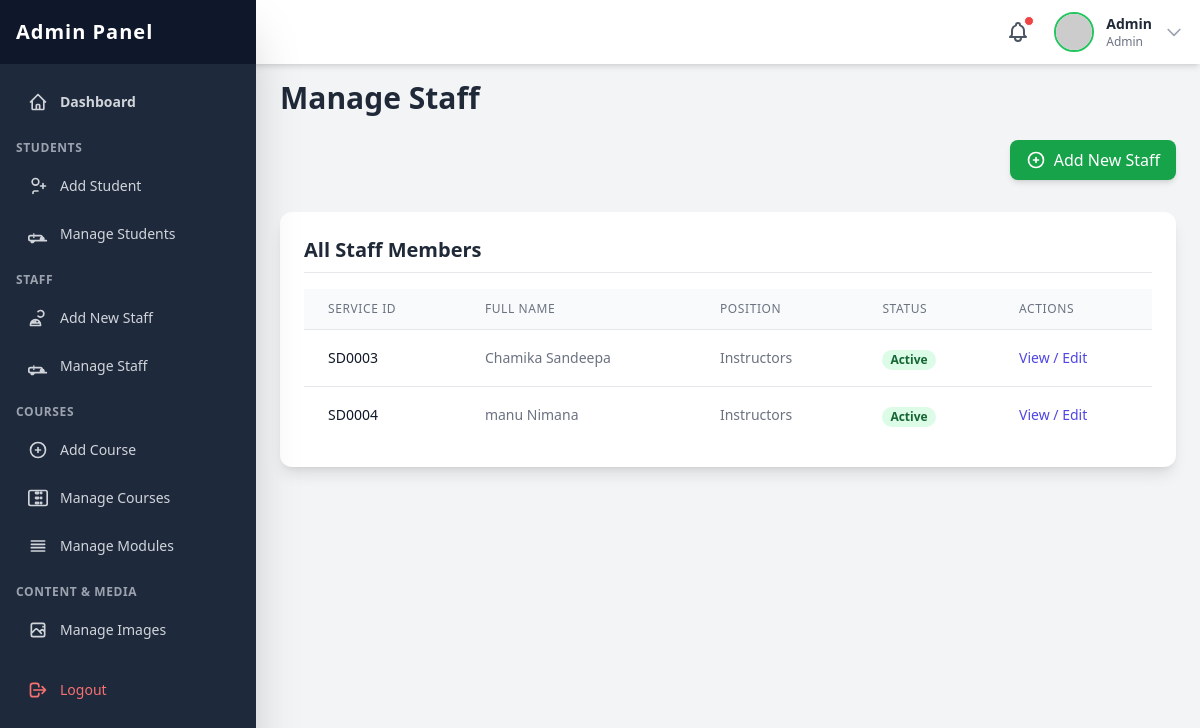
Page /admin/pages/manage_staff.php (signed in) on the earlier database version.
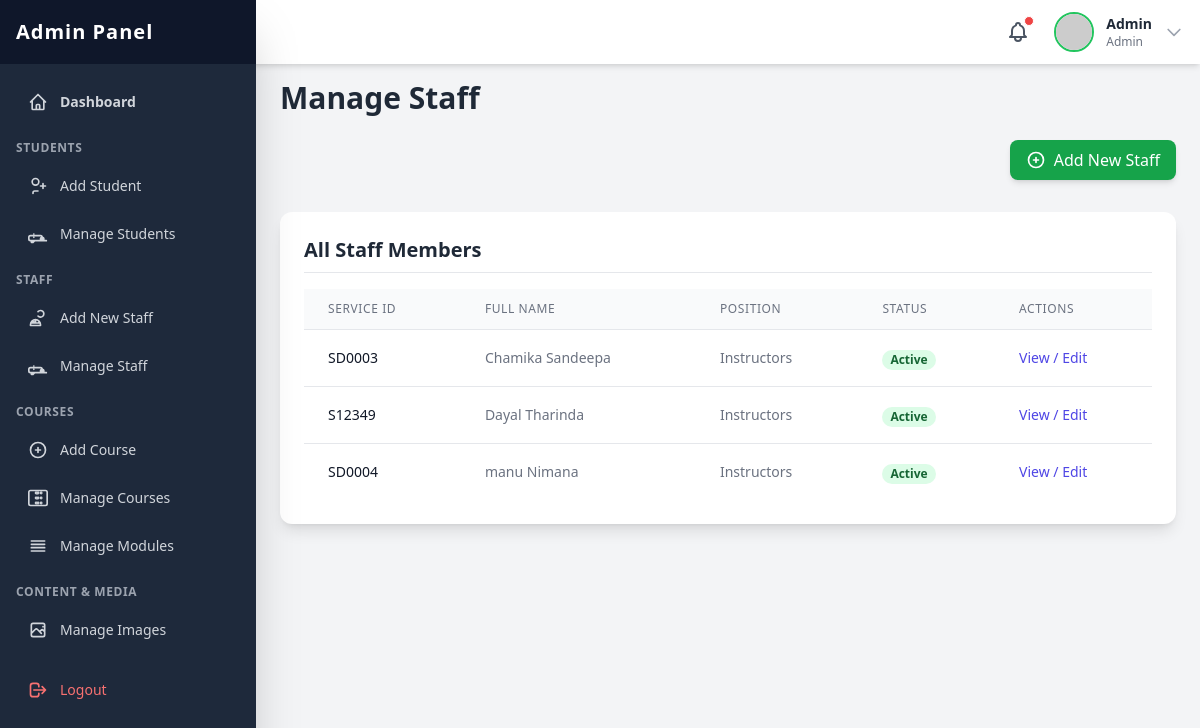
Same page on the later database version.
### tables this page shows
CREATE TABLE `staff` (
  `id` int(11) NOT NULL,
  `staff_id` varchar(20) NOT NULL,
  `service_id` varchar(20) NOT NULL,
  `first_name` varchar(50) NOT NULL,
  `last_name` varchar(50) NOT NULL,
  `nic` varchar(15) NOT NULL,
  `contact_no` varchar(15) DEFAULT NULL,
  `email` varchar(100) DEFAULT NULL,
  `gender` varchar(10) NOT NULL,
  `password` varchar(255) NOT NULL,
  `position` varchar(100) NOT NULL,
  `course_no` varchar(20) DEFAULT NULL,
  `profile_photo` varchar(255) DEFAULT NULL,
  `status` enum('active','inactive') NOT NULL DEFAULT 'active'
);

### admin/pages/manage_staff.php (the view, shortened to what this page needs)
<?php
include_once('../include/header.php');
include_once('../../include/connection.php');
$query = "SELECT * FROM staff ORDER BY position ASC, first_name ASC";
$result = $con->query($query);
?>
<h2 class="text-3xl font-bold text-gray-800 mb-6">Manage Staff</h2>
<div class="mb-6 text-right">
     <a href="../../log/register.php" target="_blank" class="inline-flex items-center px-4 py-2 bg-green-600 text-white rounded-lg hover:bg-green-700 shadow-md">
       <svg class="w-5 h-5 mr-2" fill="none" stroke="currentColor" viewBox="0 0 24 24" xmlns="http://www.w3.org/2000/svg"><path stroke-linecap="round" stroke-linejoin="round" stroke-width="2" d="M12 9v3m0 0v3m0-3h3m-3 0H9m12 0a9 9 0 11-18 0 9 9 0 0118 0z"></path></svg>
       Add New Staff
     </a>
</div>
<div class="bg-white p-6 rounded-xl shadow-lg mt-8">
    <h3 class="text-xl font-semibold text-gray-800 mb-4 border-b pb-2">All Staff Members</h3>
    <div class="overflow-x-auto">
        <table class="min-w-full divide-y divide-gray-200">
            <thead class="bg-gray-50">
                <tr>
                    <th scope="col" class="px-6 py-3 text-left text-xs font-medium text-gray-500 uppercase tracking-wider">Service ID</th>
                    <th scope="col" class="px-6 py-3 text-left text-xs font-medium text-gray-500 uppercase tracking-wider">Full Name</th>
                    <th scope="col" class="px-6 py-3 text-left text-xs font-medium text-gray-500 uppercase tracking-wider">Position</th>
                    <th scope="col" class="px-6 py-3 text-left text-xs font-medium text-gray-500 uppercase tracking-wider">Status</th>
                    <th scope="col" class="px-6 py-3 text-left text-xs font-medium text-gray-500 uppercase tracking-wider">Actions</th>
                </tr>
            </thead>
            <tbody class="bg-white divide-y divide-gray-200">
                <?php
                if ($result && $result->num_rows > 0) {
                    while ($staff = $result->fetch_assoc()) {
                ?>
                <tr>
                    <td class="px-6 py-4 whitespace-nowrap text-sm font-medium text-gray-900"><?php echo htmlspecialchars($staff['service_id']); ?></td>
                    <td class="px-6 py-4 whitespace-nowrap text-sm text-gray-500"><?php echo htmlspecialchars($staff['first_name'] . ' ' . $staff['last_name']); ?></td>
                    <td class="px-6 py-4 whitespace-nowrap text-sm text-gray-500"><?php echo htmlspecialchars($staff['position']); ?></td>
                    <td class="px-6 py-4 whitespace-nowrap">
                        <?php if ($staff['status'] == 'active'): ?>
                            <span class="px-2 inline-flex text-xs leading-5 font-semibold rounded-full bg-green-100 text-green-800">Active</span>
                        <?php else: ?>
                            <span class="px-2 inline-flex text-xs leading-5 font-semibold rounded-full bg-red-100 text-red-800">Inactive</span>
                        <?php endif; ?>
                    </td>
                    <td class="px-6 py-4 whitespace-nowrap text-sm font-medium">
                        <a href="view_staff_details.php?staff_id=<?php echo htmlspecialchars($staff['staff_id']); ?>" class="text-indigo-600 hover:text-indigo-900">
                           View / Edit
                        </a>
                    </td>
                </tr>
                <?php
                    }
                } else {
                    echo '<tr><td colspan="6" class="px-6 py-12 text-center text-gray-500">No staff members found. Add new staff using the button above.</td></tr>';
                }
                ?>
            </tbody>
        </table>
    </div>
</div>
<?php include_once('../include/footer.php'); ?>

Differences in the rows shown:
added staff: service "S12349", first_name+last_name "Dayal Tharinda", position "Instructors", status "Active"
